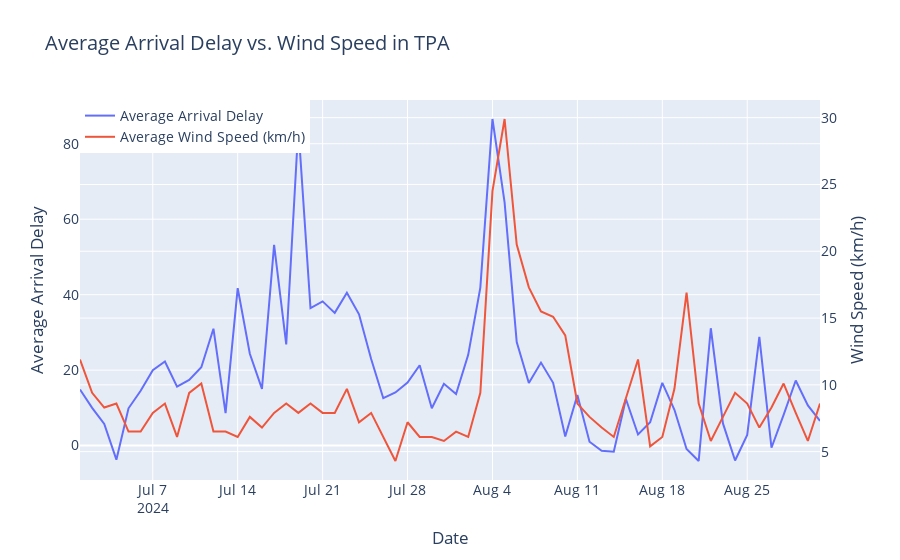

This figure's notebook cell:
### Code cell
x_tpa = flights_TPA['flight_date']
y_tpa = flights_TPA['avg_arr_delay']
y_wind = flights_TPA['avg_wind_speed_kmh']

fig = go.Figure()

fig.add_trace(go.Scatter(
    x=x_tpa, y=y_tpa,
    mode='lines',
    name='Average Arrival Delay',
    yaxis='y1'  # Assign to first y-axis
))

fig.add_trace(go.Scatter(
    x=x_tpa, y=y_wind,
    mode='lines',
    name='Average Wind Speed (km/h)',
    yaxis='y2'  # Assign to second y-axis
))

fig.update_layout(
    title="Average Arrival Delay vs. Wind Speed in TPA",
    xaxis_title="Date",
    yaxis=dict(
        title="Average Arrival Delay",
    ),
    yaxis2=dict(
        title="Wind Speed (km/h)",
        overlaying='y',  # Makes it share the same x-axis
        side='right'
    ),
    legend=dict(x=0, y=1),  # Position legend
    font=dict(size=14)  # Sets overall font size
)

fig.show()

### Figure 1 — Plotly figure (JSON) as saved in the notebook; plotly's stock layout.template omitted (floating-point values rounded to 4 significant figures)
{"data": [{"mode": "lines", "name": "Average Arrival Delay", "type": "scatter", "x": ["2024-07-01", "2024-07-02", "2024-07-03", "2024-07-04", "2024-07-05", "2024-07-06", "2024-07-07", "2024-07-08", "2024-07-09", "2024-07-10", "2024-07-11", "2024-07-12", "2024-07-13", "2024-07-14", "2024-07-15", "2024-07-16", "2024-07-17", "2024-07-18", "2024-07-19", "2024-07-20", "2024-07-21", "2024-07-22", "2024-07-23", "2024-07-24", "2024-07-25", "2024-07-26", "2024-07-27", "2024-07-28", "2024-07-29", "2024-07-30", "2024-07-31", "2024-08-01", "2024-08-02", "2024-08-03", "2024-08-04", "2024-08-05", "2024-08-06", "2024-08-07", "2024-08-08", "2024-08-09", "2024-08-10", "2024-08-11", "2024-08-12", "2024-08-13", "2024-08-14", "2024-08-15", "2024-08-16", "2024-08-17", "2024-08-18", "2024-08-19", "2024-08-20", "2024-08-21", "2024-08-22", "2024-08-23", "2024-08-24", "2024-08-25", "2024-08-26", "2024-08-27", "2024-08-28", "2024-08-29", "2024-08-30", "2024-08-31"], "y": [14.88, 9.98, 5.74, -3.74, 9.88, 14.52, 19.98, 22.29, 15.64, 17.39, 20.75, 30.98, 8.6, 41.75, 24.34, 15.03, 53.19, 26.8, 84.44, 36.42, 38.22, 35.18, 40.49, 34.79, 22.94, 12.56, 14.07, 16.68, 21.3, 9.88, 16.38, 13.69, 24.04, 41.87, 86.57, 64.47, 27.43, 16.57, 22.0, 16.65, 2.42, 13.42, 1.01, -1.39, -1.61, 12.35, 2.94, 6.19, 16.62, 9.48, -0.9, -4.09, 31.1, 5.87, -3.95, 2.83, 28.79, -0.58, 8.13, 17.25, 10.66, 6.53], "yaxis": "y"}, {"mode": "lines", "name": "Average Wind Speed (km/h)", "type": "scatter", "x": ["2024-07-01", "2024-07-02", "2024-07-03", "2024-07-04", "2024-07-05", "2024-07-06", "2024-07-07", "2024-07-08", "2024-07-09", "2024-07-10", "2024-07-11", "2024-07-12", "2024-07-13", "2024-07-14", "2024-07-15", "2024-07-16", "2024-07-17", "2024-07-18", "2024-07-19", "2024-07-20", "2024-07-21", "2024-07-22", "2024-07-23", "2024-07-24", "2024-07-25", "2024-07-26", "2024-07-27", "2024-07-28", "2024-07-29", "2024-07-30", "2024-07-31", "2024-08-01", "2024-08-02", "2024-08-03", "2024-08-04", "2024-08-05", "2024-08-06", "2024-08-07", "2024-08-08", "2024-08-09", "2024-08-10", "2024-08-11", "2024-08-12", "2024-08-13", "2024-08-14", "2024-08-15", "2024-08-16", "2024-08-17", "2024-08-18", "2024-08-19", "2024-08-20", "2024-08-21", "2024-08-22", "2024-08-23", "2024-08-24", "2024-08-25", "2024-08-26", "2024-08-27", "2024-08-28", "2024-08-29", "2024-08-30", "2024-08-31"], "y": [11.9, 9.4, 8.3, 8.6, 6.5, 6.5, 7.9, 8.6, 6.1, 9.4, 10.1, 6.5, 6.5, 6.1, 7.6, 6.8, 7.9, 8.6, 7.9, 8.6, 7.9, 7.9, 9.7, 7.2, 7.9, 6.1, 4.3, 7.2, 6.1, 6.1, 5.8, 6.5, 6.1, 9.4, 24.5, 29.9, 20.5, 17.3, 15.5, 15.1, 13.7, 8.6, 7.6, 6.8, 6.1, 9.0, 11.9, 5.4, 6.1, 9.7, 16.9, 8.6, 5.8, 7.6, 9.4, 8.6, 6.8, 8.3, 10.1, 7.9, 5.8, 8.6], "yaxis": "y2"}], "layout": {"font": {"size": 14}, "legend": {"x": 0, "y": 1}, "title": {"text": "Average Arrival Delay vs. Wind Speed in TPA"}, "xaxis": {"title": {"text": "Date"}}, "yaxis": {"title": {"text": "Average Arrival Delay"}}, "yaxis2": {"overlaying": "y", "side": "right", "title": {"text": "Wind Speed (km/h)"}}}}
